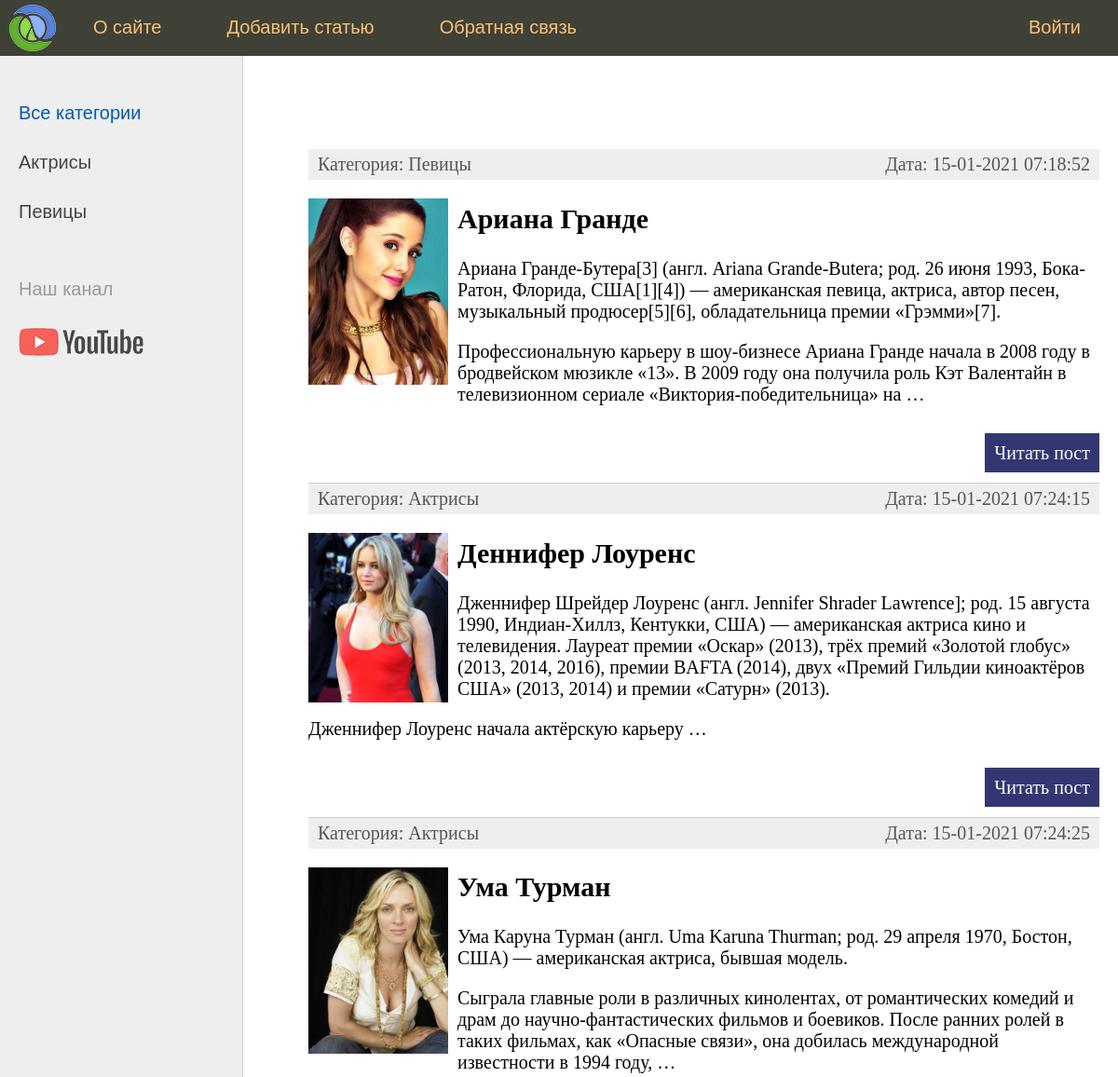
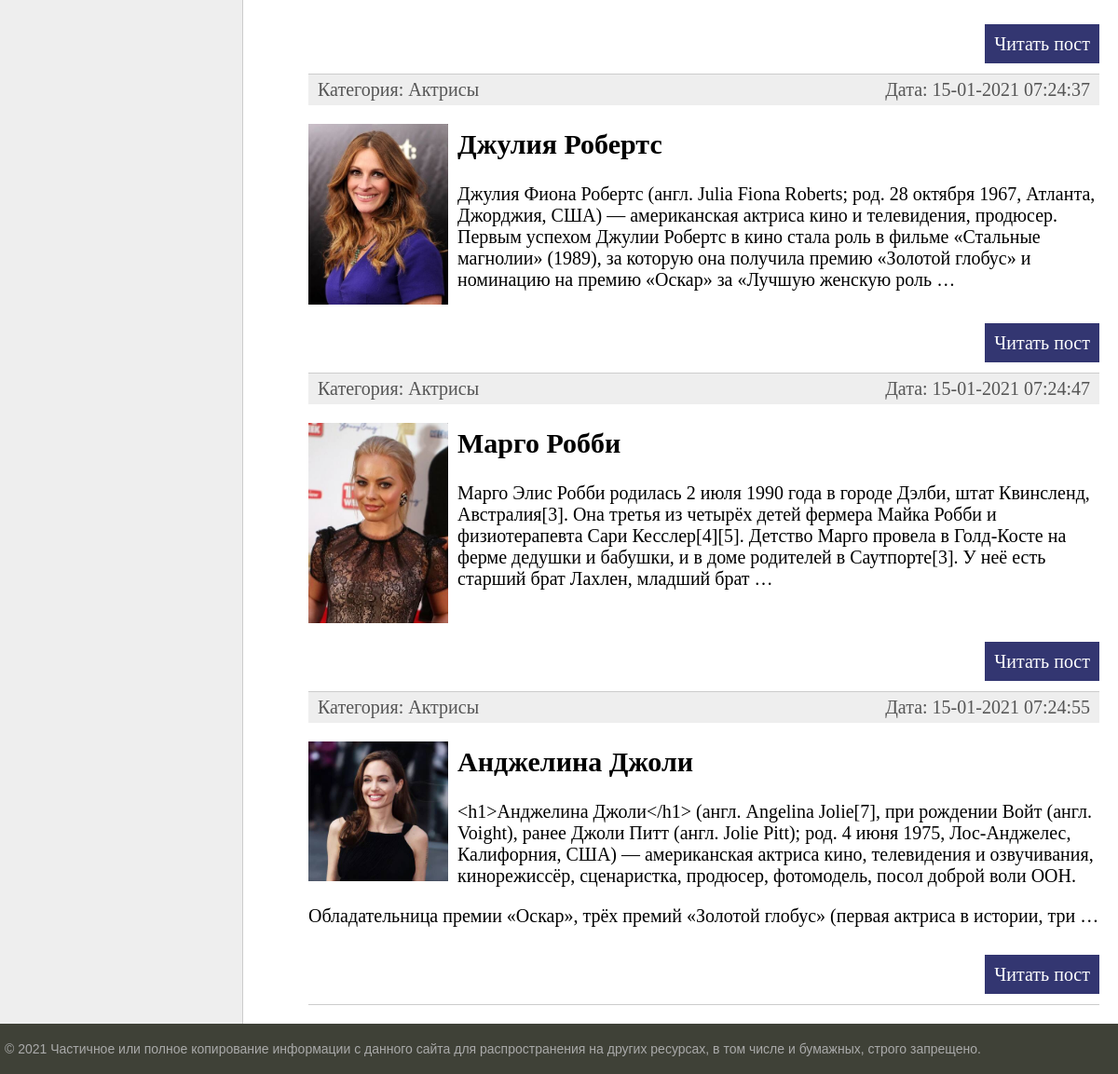
The page / on the database its author committed (2 pictures, top to bottom).
### women/models.py (models this page shows, shortened)
class Category(models.Model):
    name = models.CharField(max_length=100, db_index=True, verbose_name="Категория")
    def __str__(self):
        return self.name
    def get_absolute_url(self):
        return reverse('category', kwargs={'cat_id': self.pk})
    class Meta:
        verbose_name = 'Категория'
        verbose_name_plural = 'Категории'
        ordering = ['id']

class Women(models.Model):
    title = models.CharField(max_length=255, verbose_name="Заголовок")
    content = models.TextField(blank=True, verbose_name="Текст статьи")
    photo = models.ImageField(upload_to="photos/%Y/%m/%d/", verbose_name="Фото")
    time_create = models.DateTimeField(auto_now_add=True, verbose_name="Время создания")
    time_update = models.DateTimeField(auto_now=True, verbose_name="Время изменения")
    is_published = models.BooleanField(default=True, verbose_name="Публикация")
    cat = models.ForeignKey('Category', on_delete=models.PROTECT, null=True, verbose_name="Категории")
    def get_absolute_url(self):
        return reverse('post', kwargs={'post_id': self.pk})
    class Meta:
        verbose_name = 'Известные женщины'
        verbose_name_plural = 'Известные женщины'
        ordering = ['-time_create', 'title']

### women/views.py (the view)
# urls.py: path('', index, name='home'),
def index(request):
    posts = Women.objects.all()
    context = {
        'posts': posts,
        'menu': menu,
        'title': 'Главная страница',
        'cat_selected': 0,
    }
    return render(request, 'women/index.html', context=context)

### women/templatetags/women_tags.py (called while the page is built)
@register.inclusion_tag('women/list_categories.html')
def show_categories(sort=None, cat_selected=0):
    if not sort:
        cats = Category.objects.all()
    else:
        cats = Category.objects.order_by(sort)
    return {"cats": cats, "cat_selected": cat_selected}

### women/templates/women/index.html (shortened to what this page needs)
{% extends 'women/base.html' %}
{% block content %}
<ul class="list-articles">
	{% for p in posts %}
			<li><div class="article-panel">
	<p class="first">Категория: {{p.cat}}</p>
	<p class="last">Дата: {{p.time_update|date:"d-m-Y H:i:s"}}</p>
</div>
{% if p.photo %}
	<p><img class="img-article-left thumb" src="{{p.photo.url}}"></p>
{% endif %}
				<h2>{{p.title}}</h2>
	{% autoescape on %}
	{{p.content|linebreaks|truncatewords:50}}
	{% endautoescape %}
			<p class="link-read-post"><a href="{{ p.get_absolute_url }}">Читать пост</a></p>
			</li>
	{% endfor %}
</ul>
{% endblock %}

### women/templates/women/base.html (shortened to what this page needs)
{% load static %}
{% load women_tags %}
<!DOCTYPE html>
<html>
<head>
	<link type="text/css" href="{% static 'women/css/styles.css' %}" rel="stylesheet" />
</head>
<body>
<table class="table-page" border=0 cellpadding="0" cellspacing="0">
<tr><td valign=top>
{% block mainmenu %}
		<div class="header">
			<ul id="mainmenu" class="mainmenu">
			<li class="logo"><a href="{% url 'home' %}"><div class="logo"></div></a></li>
{% for m in menu %}
	{% if not forloop.last %}
			<li><a href="{% url m.url_name %}">{{m.title}}</a></li>
	{% else %}
			<li class="last"><a href="{% url m.url_name %}">{{m.title}}</a></li>
	{% endif %}
{% endfor %}
			</ul>
		</div>
{% endblock mainmenu %}
<table class="table-content" border=0 cellpadding="0" cellspacing="0">
<tr>
	<td valign="top" class="left-chapters">
	<ul id="leftchapters">
{% if cat_selected == 0 %}
		<li class="selected">Все категории</li>
{% else %}
		<li><a href="{% url 'home' %}">Все категории</a></li>
{% endif %}
{% show_categories cat_selected=cat_selected %}
		<li class="share">
		<p>Наш канал</p>
		<a class="share-yt" href="https://www.youtube.com/channel/UClJzWfGWuGJL2t-3dYKcHTA/playlists" target="_blank" rel="nofollow"></a>
		</li>
	</ul>
</td>
<td valign="top" class="content">
	<div class="content-text">
{% block content %}
{% endblock %}
	</div>
</td></tr></table>
</td></tr>
<tr><td valign=top>
	<div id="footer">
		<p>&copy; 2021 Частичное или полное копирование информации с данного сайта для распространения на других ресурсах, в том числе и бумажных, строго запрещено.</p>
	</div>
</td></tr></table>
</body>
</html>

### women/templates/women/list_categories.html
{% for c in cats %}
	{% if c.pk == cat_selected %}
		<li class="selected">{{c.name}}</li>
	{% else %}
		<li><a href="{{ c.get_absolute_url }}">{{c.name}}</a></li>
	{% endif %}
{% endfor %}

### women/static/women/css/styles.css (style rules this page uses)
html, body { font-family: 'Arial'; margin: 0; padding: 0; height: 100%; width: 100%; color: #444; }
a { color: #0059b2; text-decoration: none; }
img { max-width: 600px; height: auto; }
img.img-article-left { max-width: 300px; height: auto; float: left; padding: 0 10px 10px 0; }
img.img-article-left.thumb { max-width: 150px; height: auto; }
p.link-read-post { text-align: right; }
p.link-read-post a { padding: 10px; min-width: 100px; background: #333671; color: #fff; text-decoration: none; }
div.article-panel { background: #eee; padding: 5px 10px 5px 10px; box-sizing border-box; overflow: hidden; color: #555; }
div.article-panel p.first { margin: 0; float: left; }
div.article-panel p.last { margin: 0; float: right; }
ul.list-articles { list-style: none; margin: 0; padding: 0; }
ul.list-articles li { border-bottom: 1px solid #ccc; }
.table-page { width: 100%; height: 100%; vertical-align: top; }
.table-page tr { height: 100%; }
.header { background: #3F4137; height: 60px; }
.logo { background: url('../images/logo.png') no-repeat 10px 5px; width: 70px; height: 60px; }
ul.mainmenu { list-style: none; margin: 0; padding: 0; height: 60px; color: #fdc073; font-size: 20px; overflow: hidden; }
ul.mainmenu li { float: left; margin: 18px 40px 0 30px; }
ul.mainmenu li.logo { margin: 0; }
ul.mainmenu li.last { float: right; }
ul.mainmenu li a { color: #fdc073; text-decoration: none; }
.table-content { width: 100%; min-height: 100%; height: 100%; }
.left-chapters { margin: 0; background: #eee; border-right: 1px solid #ccc; min-height: 100%; }
.left-chapters ul { width: 230px; min-height: 100%; margin: 0; padding: 20px 10px 10px 20px; list-style: none; font-size: 20px; }
.left-chapters ul li { margin: 30px 0 0 0; color: #999; }
.left-chapters ul li.selected { color: #0059b2; }
.left-chapters ul li a { color: #444; text-decoration: none; }
.left-chapters ul li.share { margin: 60px 0 0 0; }
.left-chapters ul li.share p { margin: 30px 0 30px 0; }
.left-chapters ul li.share a { display: inline-block; width: 40px; height: 40px; margin: 0 20px 0 0; }
.left-chapters ul li.share a.share-yt { width: 100%; height: 30px; background: url('../images/share_yt.png') no-repeat 0 0 }
.content { padding: 40px 20px 20px 40px; width: 100%; box-sizing: border-box; }
.content-text { margin: 60px 0 0 30px; color: #000; font-size: 20px; font-family: Yandex Sans Display Light; }
#footer { box-sizing: border-box; background: #3F4137; padding: 5px; color: #aaa; font-size: 14px; font-family: Verdana, Geneva, Arial, Helvetica; text-align: left; overflow: hidden; }

### rows shown on the page
Category: name "Актрисы"
Category: name "Певицы"
Women: cat "Певицы", time_update "15-01-2021 07:18:52", photo (picture), title "Ариана Гранде", content "Ариана Гранде-Бутера[3] (англ. Ariana Grande-Butera; род. 26 июня 1993, Бока-Ратон, Флорида, США[1][4]) — американская певица, актриса, автор песен, музыкальный продюсер[5][6], обладательница премии «Грэмми»[7]. Профессиональную карьеру в шоу-бизнесе Ариана Гранде начала в 2008 году в бродвейском мюзикле «13». В 2009 году она получила роль Кэт Валентайн в телевизионном сериале «Виктория-победительница» на …"
Women: cat "Актрисы", time_update "15-01-2021 07:24:15", photo (picture), title "Деннифер Лоуренс", content "Дженнифер Шрейдер Лоуренс (англ. Jennifer Shrader Lawrence]; род. 15 августа 1990, Индиан-Хиллз, Кентукки, США) — американская актриса кино и телевидения. Лауреат премии «Оскар» (2013), трёх премий «Золотой глобус» (2013, 2014, 2016), премии BAFTA (2014), двух «Премий Гильдии киноактёров США» (2013, 2014) и премии «Сатурн» (2013). Дженнифер Лоуренс начала актёрскую карьеру …"
Women: cat "Актрисы", time_update "15-01-2021 07:24:25", photo (picture), title "Ума Турман", content "Ума Каруна Турман (англ. Uma Karuna Thurman; род. 29 апреля 1970, Бостон, США) — американская актриса, бывшая модель. Сыграла главные роли в различных кинолентах, от романтических комедий и драм до научно-фантастических фильмов и боевиков. После ранних ролей в таких фильмах, как «Опасные связи», она добилась международной известности в 1994 году, …"
Women: cat "Актрисы", time_update "15-01-2021 07:24:37", photo (picture), title "Джулия Робертс", content "Джулия Фиона Робертс (англ. Julia Fiona Roberts; род. 28 октября 1967, Атланта, Джорджия, США) — американская актриса кино и телевидения, продюсер. Первым успехом Джулии Робертс в кино стала роль в фильме «Стальные магнолии» (1989), за которую она получила премию «Золотой глобус» и номинацию на премию «Оскар» за «Лучшую женскую роль …"
Women: cat "Актрисы", time_update "15-01-2021 07:24:47", photo (picture), title "Марго Робби", content "Марго Элис Робби родилась 2 июля 1990 года в городе Дэлби, штат Квинсленд, Австралия[3]. Она третья из четырёх детей фермера Майка Робби и физиотерапевта Сари Кесслер[4][5]. Детство Марго провела в Голд-Косте на ферме дедушки и бабушки, и в доме родителей в Саутпорте[3]. У неё есть старший брат Лахлен, младший брат …"
Women: cat "Актрисы", time_update "15-01-2021 07:24:55", photo (picture), title "Анджелина Джоли", content "<h1>Анджелина Джоли</h1> (англ. Angelina Jolie[7], при рождении Войт (англ. Voight), ранее Джоли Питт (англ. Jolie Pitt); род. 4 июня 1975, Лос-Анджелес, Калифорния, США) — американская актриса кино, телевидения и озвучивания, кинорежиссёр, сценаристка, продюсер, фотомодель, посол доброй воли ООН. Обладательница премии «Оскар», трёх премий «Золотой глобус» (первая актриса в истории, три …"

### other values the page prints
{{ m.title }} "О сайте" "Добавить статью" "Обратная связь"
{{ m.title }} "Войти"
